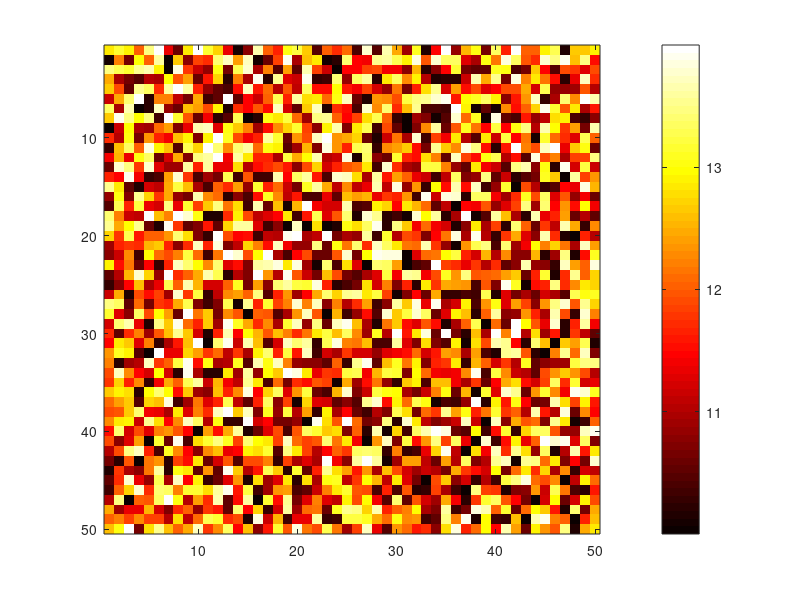

MATLAB code for this plot: (Note: this script raises an error after producing the figure.)
z = rand(50)*4+10;
fig = figure;

colormap('hot');
imagesc(z);
colorbar;

% PLOTLY 
response = fig2plotly(fig,'filename','matlab_basic_heatmap');
plotly_url = response.url;
